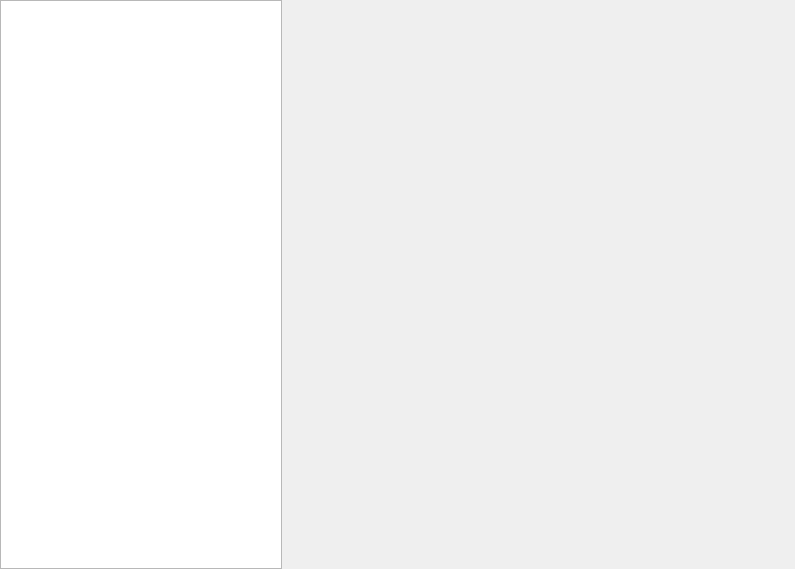
<?xml version="1.0" encoding="UTF-8"?>
<ui version="4.0">
 <class>MainWindow</class>
 <widget class="QWidget" name="MainWindow">
  <property name="geometry">
   <rect>
    <x>0</x>
    <y>0</y>
    <width>795</width>
    <height>569</height>
   </rect>
  </property>
  <property name="windowTitle">
   <string>KCPWindow</string>
  </property>
  <layout class="QHBoxLayout" name="horizontalLayout">
   <property name="spacing">
    <number>0</number>
   </property>
   <property name="leftMargin">
    <number>0</number>
   </property>
   <property name="topMargin">
    <number>0</number>
   </property>
   <property name="rightMargin">
    <number>0</number>
   </property>
   <property name="bottomMargin">
    <number>0</number>
   </property>
   <item>
    <widget class="KiranSidebarWidget" name="listWidget">
     <property name="maximumSize">
      <size>
       <width>282</width>
       <height>16777215</height>
      </size>
     </property>
    </widget>
   </item>
   <item>
    <widget class="QWidget" name="widget" native="true">
     <layout class="QVBoxLayout" name="verticalLayout">
      <property name="spacing">
       <number>0</number>
      </property>
      <property name="leftMargin">
       <number>0</number>
      </property>
      <property name="topMargin">
       <number>0</number>
      </property>
      <property name="rightMargin">
       <number>0</number>
      </property>
      <property name="bottomMargin">
       <number>0</number>
      </property>
      <item>
       <widget class="QStackedWidget" name="stackedWidget">
        <widget class="GeneralPage" name="page_general"/>
        <widget class="LayoutPage" name="page_layout"/>
       </widget>
      </item>
     </layout>
    </widget>
   </item>
  </layout>
 </widget>
 <layoutdefault spacing="6" margin="11"/>
 <customwidgets>
  <customwidget>
   <class>KiranSidebarWidget</class>
   <extends>QListWidget</extends>
   <header location="global">kiran-sidebar-widget.h</header>
  </customwidget>
  <customwidget>
   <class>GeneralPage</class>
   <extends>QWidget</extends>
   <header>general-page.h</header>
   <container>1</container>
  </customwidget>
  <customwidget>
   <class>LayoutPage</class>
   <extends>QWidget</extends>
   <header>layout-page.h</header>
   <container>1</container>
  </customwidget>
 </customwidgets>
 <resources/>
 <connections/>
</ui>
